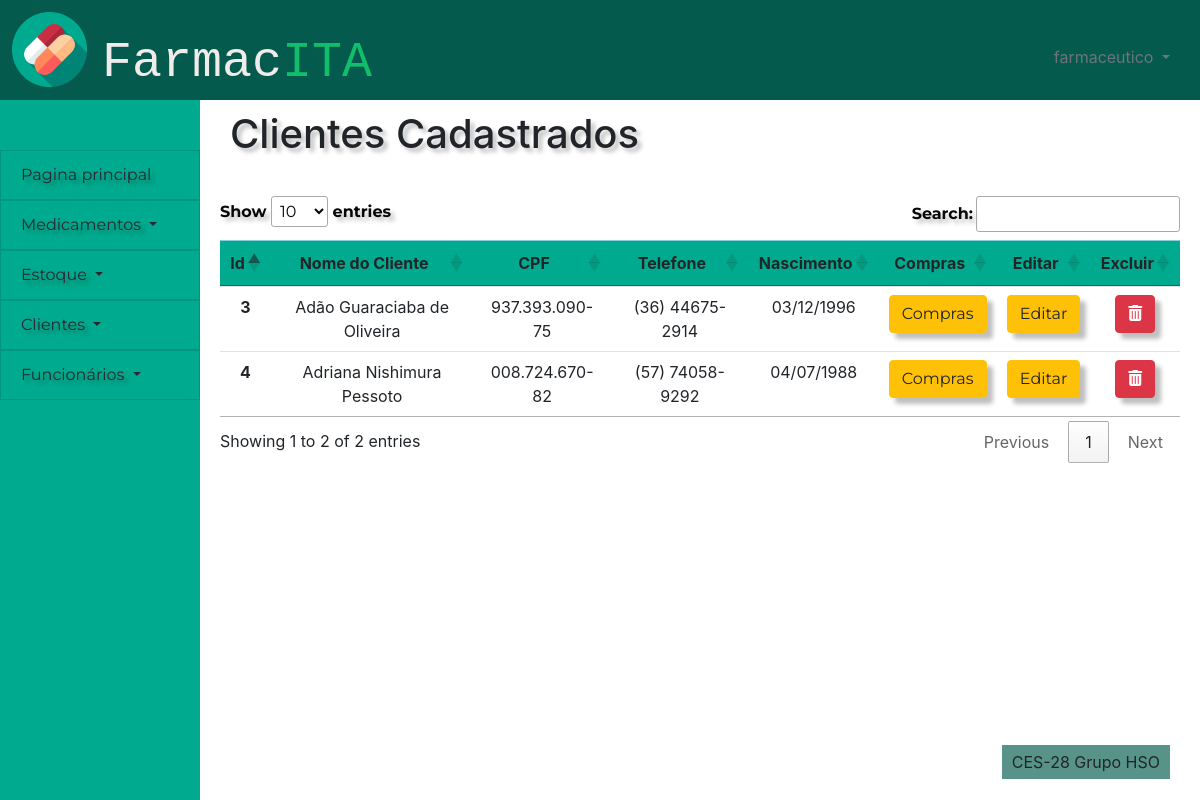
Page /pessoas/editar_cliente (signed in) on the committed database.
### pessoas/models.py (models this page shows)
class cliente(models.Model):
    id_cliente = models.AutoField(primary_key=True)
    nome_cliente = models.CharField(max_length=100)
    cpf = models.CharField(max_length=14)
    telefone = models.CharField(max_length=15)
    data_nascimento = models.DateField(default=datetime.now)
    ativo = models.BooleanField(default=True)
    class Meta:
        db_table = 'clientes'

### pessoas/views.py (the view, shortened to what this page needs)
# urls.py: path('editar_cliente',views.editar_cliente, name = 'editar_cliente'),
def editar_cliente(request):
    check, retorno = checar_cargo(request)
    if check==1 or check == 2:
        return retorno
    cargo = funcionario.objects.get(user=request.user).cargo
    sucesso = False
    if request.user.is_authenticated:
        editar = False
        lista = cliente.objects.all()
        busca = request.GET.get('buscacliente')
        if busca:
            editar = False
            lista = cliente.objects.filter(nome_cliente__icontains = busca)
        delete = request.GET.get('delete')
        if delete:
            teste = cliente.objects.filter(id_cliente = delete)
            teste.update(ativo = False)
        editando = request.GET.get('edit')
        if editando:
            editar = True
            lista = cliente.objects.filter(id_cliente = editando)
        compras = request.GET.get('compras')
        if compras:
            return compras_cliente(request,compras)
        return render(request,'pessoas/edicao_cliente.html',{'lista':lista,'editar':editar,'sucesso':sucesso,'cargo':cargo})
    else:
        return failed_login(request)

### pessoas/views.py (called while the page is built)
def checar_cargo(request):
    user = request.user
    if user.is_anonymous:
        return True, redirect('/')
    else:
        cargo = funcionario.objects.get(user=request.user).cargo
        if cargo == 'Caixa':
            return 1, render(request,'sem_permissao.html',{'cargo':cargo})
        elif cargo == 'Gerente Financeiro':
            return 2, render(request,'sem_permissao.html',{'cargo':cargo})
        elif cargo == 'Balconista':
            return 3, render(request,'sem_permissao.html',{'cargo':cargo})
    return False, False

### frontend/pessoas/edicao_cliente.html (shortened to what this page needs)
{% extends 'template/padrao.html' %}
{% load static %}
{%block titulo-conteudo %}
Clientes Cadastrados
{% endblock %}
{% block content %}
    <div class="tabela">
        <div style="display:flex;justify-content:center;align-items:center;">
        <table id="clientes" class="table table-hover">
            <thead class="table-info">
                <tr>
                    <th scope="col">Id</th>
                    <th scope="col">Nome do Cliente</th>
                    <th scope="col">CPF</th>
                    <th scope="col">Telefone</th>
                    <th scope="col">Nascimento</th>
                    <th>Compras</th>
                    <th>Editar</th>
                    <th>Excluir</th>
                </tr>
            </thead>
            <tbody>
            {% for i in lista %}
            {% if i.ativo %}
                <tr class={{i.id_cliente}}>
                    <th scope="row">{{i.id_cliente}}</th>
                    <td class = "nome">{{i.nome_cliente}}</td>
                    <td class = "cpf">{{i.cpf}}</td>
                    <td class = "telefone">{{i.telefone}}</td>
                    <td class = "nascimento">{{i.data_nascimento}} </td>
                    <td>
                        <form class= "centro">
                            <button value = {{i.id_cliente}} name = 'compras' class="btn btn-warning"  type = "submit" >Compras</button>
                        </form>
                    </td>
                    <td>
                        <form class= "centro">
                            <button value = {{i.id_cliente}} name = 'edit' class="btn btn-warning"  type = "submit" >Editar</button>
                        </form>
                    </td>
                    <td>
                        <form class= "centro">
                            <button  value = {{i.id_cliente}} name = 'delete' class="btn btn-danger botao" type = "submit"><i class="fas fa-trash-alt"></i></button>
                        </form>
                    </td>
                </tr>
            {% endif %}
            {% endfor %}
            </tbody>
        </table>
        </div>
    </div>
</div>
    <link rel="stylesheet" href="https://cdn.datatables.net/1.10.24/css/jquery.dataTables.min.css">
{% endblock %}

### frontend/template/padrao.html (shortened to what this page needs)
{% load static %}
<!DOCTYPE html>
<html lang="en">
<head>
    <link href="{% static 'bootstrap-4.5.3-dist/css/bootstrap.css' %}" rel="stylesheet">
    <link href="{% static '_css/style.css' %}" rel="stylesheet">
</head>
<body>
    <div id="header">
        <div class="icone" >
            <img  src = "{% static '/images/capsules.png' %}" alt="Teste" height="75">
        </div>
        <div class="row">
            <div class="text-left titulo">
                <p class="logo">Farmac<span class="logo-span">ITA</span></p>
            </div>
        </div>
        <div class="usuario dropdown text-right">
            <a class="dropdown-toggle text-secondary" href="#" role="button" id="dropdownusuario" data-toggle="dropdown"
                aria-haspopup="true" aria-expanded="false">
                {{user}}
            </a>
        </div>
    </div>
    <nav class="list-group-item-info" id="menu">
        <div class="dropdown">
            <a class="list-group-item list-group-item-action list-group-item-info dropdown-item"
            role="button" id="dropdownprincipal"  aria-expanded="false" href="/pessoas/pagina_principal" >
                 Pagina principal
            </a>
        </div>
        <div class="dropdown">
            <a class="list-group-item list-group-item-action list-group-item-info dropdown-toggle" href="#"
                role="button" id="dropdownmedicamentos" data-toggle="dropdown" aria-haspopup="true" aria-expanded="false">
                Medicamentos
            </a>
        </div>
        <div class="dropdown">
            <a class="list-group-item list-group-item-action list-group-item-info dropdown-toggle" href="#"
                role="button" id="dropdownestoque" data-toggle="dropdown" aria-haspopup="true" aria-expanded="false">
                Estoque
            </a>
        </div>
        <div class="dropdown">
            <a class="list-group-item list-group-item-action list-group-item-info dropdown-toggle" href="#"
                role="button" id="dropdownclientes" data-toggle="dropdown" aria-haspopup="true" aria-expanded="false">
                Clientes
            </a>
        </div>
        <div class="dropdown">
            <a class="list-group-item list-group-item-action list-group-item-info dropdown-toggle" href="#"
                role="button" id="dropdownfuncionarios" data-toggle="dropdown" aria-haspopup="true" aria-expanded="false">
                Funcionários
            </a>
        </div>
    </nav>
    <div id="content">
        <div class="titulo_pagina">
            <h1 class="h1">
                {% block titulo-conteudo %}
                {% endblock %}
            </h1>
        </div>
        <div>
        {% block content %}
        {% endblock %}
        </div>
    <div id="footer">
        <p class="rodape-texto align-text-bottom">CES-28 Grupo HSO</p>
    </div>
</body>
</html>

### static/_css/style.css (style rules this page uses)
:root { --bdazzled-blue: #3d5a80ff; --pale-cerulean: #98c1d9ff; --light-cyan: rgb(240, 254, 255); --burnt-sienna: #6BA368; --gunmetal: #515B3A; --header-height:100px; --menu-width:200px; --footer-height:100px; --form-width:400px; --table-width: 1000px; }
.logo { font-size: 50px; font-family: monospace; color: rgb(241, 235, 235); }
.logo-span { color: #11BE6B ; }
.tabela { width: var(--table-width); padding: 20px; margin: 0 auto; }
body { display: grid; grid-template-columns: var(--menu-width) 1fr; grid-template-rows: var(--header-height) 1fr var(--footer-height); grid-template-areas: " cabeca cabeca" " links conteudo" " links rodape" ; height: 100vh; }
.usuario { padding: 45px 30px; color: white; }
.titulo { padding: 25px 30px ; }
div#header { display:grid; grid-template-columns: 0.10fr 1fr 1fr; grid-area: cabeca; background-color: #045A4C }
nav#menu { background-color: #00AA8E; padding-top: 50px; grid-area: links ; }
div#content { grid-area: conteudo; }
div#footer { padding-top: 45px ; text-align: center; grid-area: rodape; background-color: rgba(218, 203, 203, 0); }
.rodape-texto { float:right; width: auto; margin-right: 30px; padding: 5px 10px ; background-color: #579389; }
.titulo_pagina { padding: 10px 30px; }
.icone { padding-left: 12px ; padding-top: 12px ; }
.list-group-item-info { background-color: #00AA8E; }
.list-group-item { font-family: Montserrat; color: rgb(41, 40, 51); text-shadow: 4px 4px 4px rgba(0, 0, 0, 0.25); }
.btn { font-family: Montserrat; box-shadow: 6px 6px 4px rgba(0, 0, 0, 0.25); }
.h1 { text-shadow: 4px 4px 4px rgba(0, 0, 0, 0.25); }
.table-info { background-color: #00AA8E; }
.btn-danger { height: 37.833px; }

### frontend/pessoas/edicao_cliente.html (style rules this page uses)
.centro { text-align: center; }
.botao { margin-bottom:6px; }

### rows in the picture
cliente: id_cliente "3", nome_cliente "Adão Guaraciaba de Oliveira", cpf "937.393.090-75", telefone "(36) 44675-2914", data_nascimento "03/12/1996"
cliente: id_cliente "4", nome_cliente "Adriana Nishimura Pessoto", cpf "008.724.670-82", telefone "(57) 74058-9292", data_nascimento "04/07/1988"

### other values in the picture
{{ user }} "farmaceutico"
